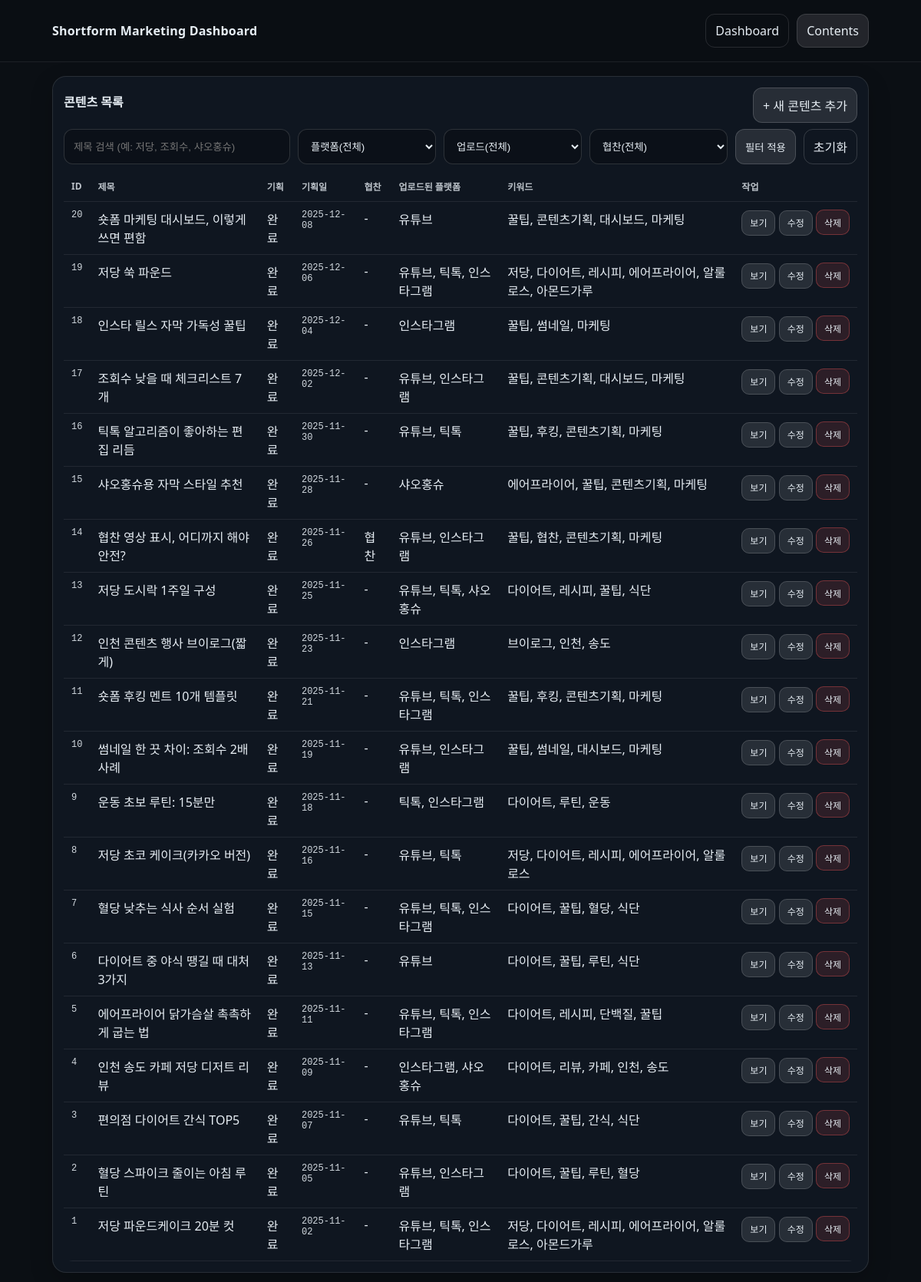
/contents, run on an earlier commit of the app's database.
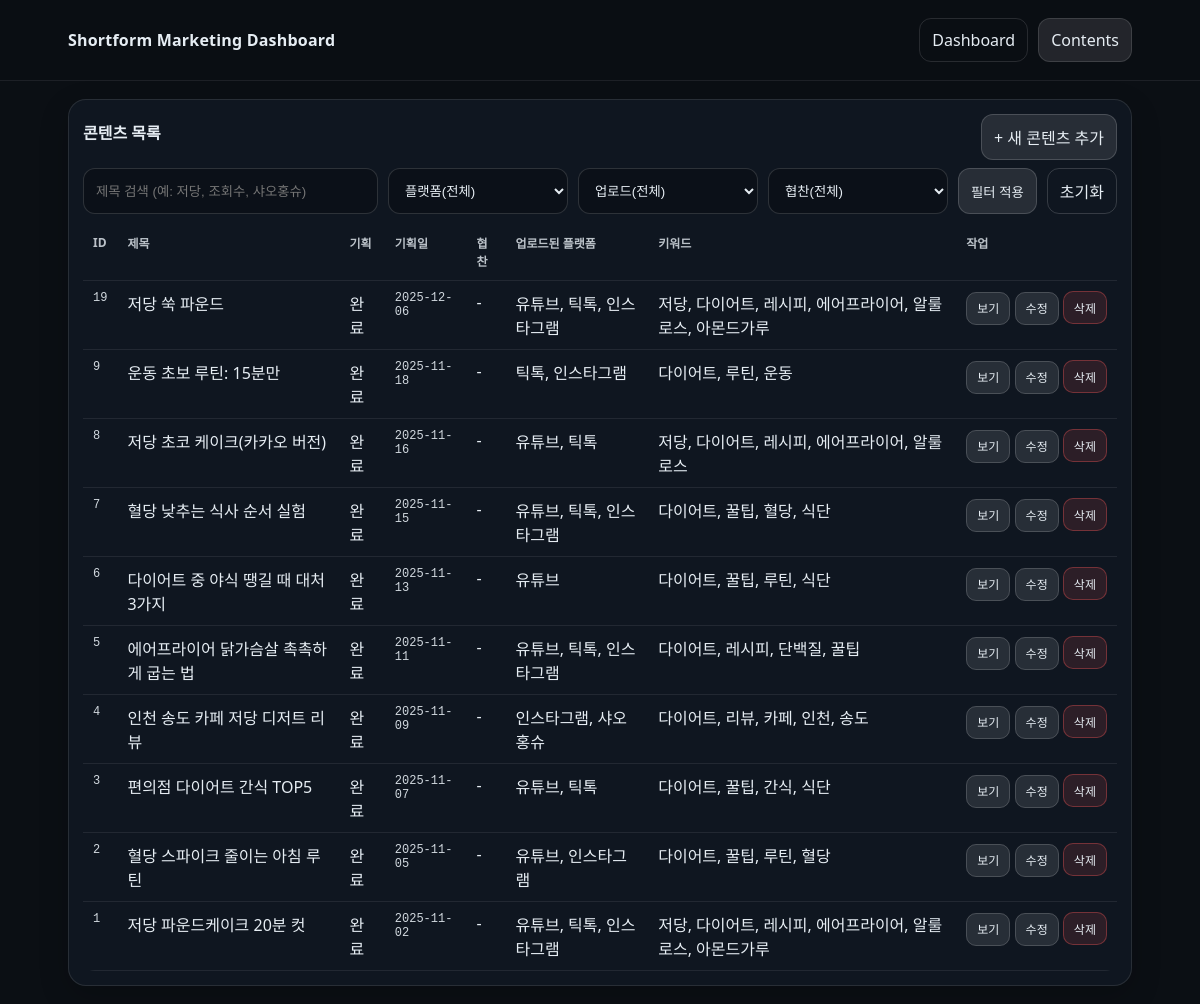
And on a later commit of the database.
### tables this page shows
CREATE TABLE contents (
  content_id INTEGER PRIMARY KEY AUTOINCREMENT,
  plan_done INTEGER NOT NULL DEFAULT 0,
  plan_date TEXT,
  title TEXT NOT NULL,
  description TEXT,
  script TEXT,
  thumbnail_concept TEXT,
  sponsored INTEGER NOT NULL DEFAULT 0,
  created_at TEXT DEFAULT (datetime('now'))
);

### app.py (the view, shortened to what this page needs)
@app.route("/contents")
def contents():
    q = (request.args.get("q") or "").strip()
    platform = (request.args.get("platform") or "").strip()
    uploaded = (request.args.get("uploaded") or "").strip()   # "1" / "0" / ""
    sponsored = (request.args.get("sponsored") or "").strip() # "1" / "0" / ""
    con = get_db()
    cur = con.cursor()
    platforms = cur.execute("SELECT name FROM platforms ORDER BY name").fetchall()
    where = []
    params = []
    if q:
        where.append("c.title LIKE ?")
        params.append(f"%{q}%")
    if sponsored in ("0", "1"):
        where.append("c.sponsored = ?")
        params.append(int(sponsored))
    where_sql = ("WHERE " + " AND ".join(where)) if where else ""
    rows = cur.execute(f"""
        SELECT
          c.content_id,
          c.plan_done,
          c.plan_date,
          c.title,
          c.thumbnail_concept,
          c.sponsored,
          COALESCE((
            SELECT GROUP_CONCAT(p.name, ', ')
            FROM content_platform cp
            JOIN platforms p ON p.platform_id = cp.platform_id
            WHERE cp.content_id = c.content_id AND cp.is_uploaded = 1
          ), '-') AS uploaded_platforms,
          COALESCE((
            SELECT GROUP_CONCAT(k.keyword, ', ')
            FROM content_keyword ck
            JOIN keywords k ON k.keyword_id = ck.keyword_id
            WHERE ck.content_id = c.content_id
          ), '-') AS keywords
        FROM contents c
        {where_sql}
        ORDER BY COALESCE(c.plan_date, '0000-00-00') DESC, c.content_id DESC
        LIMIT 200
    """, params).fetchall()
    con.close()
    return render_template(
        "contents.html",
        app_title=APP_TITLE,
        rows=rows,
        platforms=platforms,
        q=q, platform=platform, uploaded=uploaded, sponsored=sponsored
    )

### app.py (called while the page is built)
def get_db():
    con = sqlite3.connect(DB_PATH)
    con.row_factory = sqlite3.Row
    return con

### templates/contents.html (shortened to what this page needs)
<!doctype html>
<html lang="ko">
<head>
  <link rel="stylesheet" href="{{ url_for('static', filename='style.css') }}">
</head>
<body>
  <header class="topbar">
    <div class="wrap">
      <div class="brand">{{ app_title }}</div>
      <nav class="nav">
        <a class="navlink" href="/">Dashboard</a>
        <a class="navlink active" href="/contents">Contents</a>
      </nav>
    </div>
  </header>
  <main class="wrap">
    <section class="panel">
      <div class="titlebar">
        <h2>콘텐츠 목록</h2>
        <a class="btn" href="/contents/new">+ 새 콘텐츠 추가</a>
      </div>
      <form class="filters" method="get" action="/contents">
        <input class="input" name="q" value="{{ q }}" placeholder="제목 검색 (예: 저당, 조회수, 샤오홍슈)" />
        <select class="select" name="platform">
          <option value="">플랫폼(전체)</option>
        </select>
        <select class="select" name="uploaded">
          <option value="">업로드(전체)</option>
        </select>
        <select class="select" name="sponsored">
          <option value="">협찬(전체)</option>
        </select>
        <button class="btn" type="submit">필터 적용</button>
        <a class="btn ghost" href="/contents">초기화</a>
      </form>
      <table class="table">
        <thead>
          <tr>
            <th>ID</th>
            <th>제목</th>
            <th>기획</th>
            <th>기획일</th>
            <th>협찬</th>
            <th>업로드된 플랫폼</th>
            <th>키워드</th>
            <th>작업</th>
          </tr>
        </thead>
        <tbody>
          {% for r in rows %}
          <tr>
            <td class="mono">{{ r["content_id"] }}</td>
            <td>{{ r["title"] }}</td>
            <td>{{ "완료" if r["plan_done"]==1 else "미완료" }}</td>
            <td class="mono">{{ r["plan_date"] or "-" }}</td>
            <td>{{ "협찬" if r["sponsored"]==1 else "-" }}</td>
            <td>{{ r["uploaded_platforms"] }}</td>
            <td>{{ r["keywords"] }}</td>
            <td class="nowrap">
              <a class="btn sm" href="/contents/{{ r['content_id'] }}">보기</a>
              <a class="btn sm" href="/contents/{{ r['content_id'] }}/edit">수정</a>
              <form method="post"
                    action="/contents/{{ r['content_id'] }}/delete"
                    style="display:inline"
                    onsubmit="return confirm('정말 삭제할까요? (ID {{ r['content_id'] }})');">
                <button class="btn sm danger" type="submit">삭제</button>
              </form>
            </td>
          </tr>
          {% endfor %}
        </tbody>
      </table>
    </section>
  </main>
</body>
</html>

### static/style.css (style rules this page uses)
* { box-sizing: border-box; }
body { margin: 0; font-family: system-ui, -apple-system, "Segoe UI", Roboto, "Noto Sans KR", Arial, sans-serif; background:#0b0f14; color:#e6edf3; }
a { color: inherit; text-decoration: none; }
.wrap { max-width: 1100px; margin: 0 auto; padding: 18px; }
.topbar { position: sticky; top: 0; background: rgba(11,15,20,0.86); backdrop-filter: blur(8px); border-bottom: 1px solid rgba(255,255,255,0.08); }
.topbar .wrap { display:flex; align-items:center; justify-content:space-between; gap: 12px; }
.brand { font-weight: 800; letter-spacing: .2px; }
.nav { display:flex; gap: 10px; }
.navlink { padding: 10px 12px; border-radius: 12px; border: 1px solid rgba(255,255,255,0.12); }
.navlink.active { background: rgba(255,255,255,0.10); }
.card, .panel { background: rgba(18,26,36,0.75); border: 1px solid rgba(255,255,255,0.10); border-radius: 18px; padding: 14px; box-shadow: 0 10px 30px rgba(0,0,0,0.20); }
.panel h2 { margin: 0 0 10px; font-size: 16px; }
.table { width: 100%; border-collapse: collapse; overflow: hidden; border-radius: 12px; }
.table th, .table td { padding: 10px 10px; border-bottom: 1px solid rgba(255,255,255,0.08); vertical-align: top; }
.table th { text-align: left; font-size: 12px; opacity: .8; }
.mono { font-family: ui-monospace, SFMono-Regular, Menlo, Consolas, monospace; font-size: 12px; opacity: .9; }
.filters { display:flex; flex-wrap: wrap; gap: 10px; margin-bottom: 10px; }
.input, .select { background: rgba(0,0,0,0.25); border: 1px solid rgba(255,255,255,0.14); color:#e6edf3; border-radius: 12px; padding: 10px 12px; }
.input { min-width: 260px; flex: 1; }
.select { min-width: 180px; }
.btn { background: rgba(255,255,255,0.10); border: 1px solid rgba(255,255,255,0.16); color:#e6edf3; padding: 10px 12px; border-radius: 12px; cursor: pointer; }
.btn.ghost { background: transparent; }
.titlebar { display:flex; align-items:center; justify-content:space-between; gap:12px; margin-bottom: 8px; }
.nowrap { white-space: nowrap; }
.btn.sm { padding: 7px 10px; border-radius: 10px; font-size: 12px; }
.btn.danger { border-color: rgba(255,90,90,0.35); background: rgba(255,90,90,0.12); }

What changed in the data, as far as the page shows it:
removed contents: content_id "20", title "숏폼 마케팅 대시보드, 이렇게 쓰면 편함", plan_done "완료", plan_date "2025-12-08", sponsored "-", uploaded_platforms "유튜브", keywords "꿀팁, 콘텐츠기획, 대시보드, 마케팅"
removed contents: content_id "18", title "인스타 릴스 자막 가독성 꿀팁", plan_done "완료", plan_date "2025-12-04", sponsored "-", uploaded_platforms "인스타그램", keywords "꿀팁, 썸네일, 마케팅"
removed contents: content_id "17", title "조회수 낮을 때 체크리스트 7개", plan_done "완료", plan_date "2025-12-02", sponsored "-", uploaded_platforms "유튜브, 인스타그램", keywords "꿀팁, 콘텐츠기획, 대시보드, 마케팅"
removed contents: content_id "16", title "틱톡 알고리즘이 좋아하는 편집 리듬", plan_done "완료", plan_date "2025-11-30", sponsored "-", uploaded_platforms "유튜브, 틱톡", keywords "꿀팁, 후킹, 콘텐츠기획, 마케팅"
removed contents: content_id "15", title "샤오홍슈용 자막 스타일 추천", plan_done "완료", plan_date "2025-11-28", sponsored "-", uploaded_platforms "샤오홍슈", keywords "에어프라이어, 꿀팁, 콘텐츠기획, 마케팅"
removed contents: content_id "14", title "협찬 영상 표시, 어디까지 해야 안전?", plan_done "완료", plan_date "2025-11-26", sponsored "협찬", uploaded_platforms "유튜브, 인스타그램", keywords "꿀팁, 협찬, 콘텐츠기획, 마케팅"
removed contents: content_id "13", title "저당 도시락 1주일 구성", plan_done "완료", plan_date "2025-11-25", sponsored "-", uploaded_platforms "유튜브, 틱톡, 샤오홍슈", keywords "다이어트, 레시피, 꿀팁, 식단"
removed contents: content_id "12", title "인천 콘텐츠 행사 브이로그(짧게)", plan_done "완료", plan_date "2025-11-23", sponsored "-", uploaded_platforms "인스타그램", keywords "브이로그, 인천, 송도"
removed contents: content_id "11", title "숏폼 후킹 멘트 10개 템플릿", plan_done "완료", plan_date "2025-11-21", sponsored "-", uploaded_platforms "유튜브, 틱톡, 인스타그램", keywords "꿀팁, 후킹, 콘텐츠기획, 마케팅"
removed contents: content_id "10", title "썸네일 한 끗 차이: 조회수 2배 사례", plan_done "완료", plan_date "2025-11-19", sponsored "-", uploaded_platforms "유튜브, 인스타그램", keywords "꿀팁, 썸네일, 대시보드, 마케팅"
